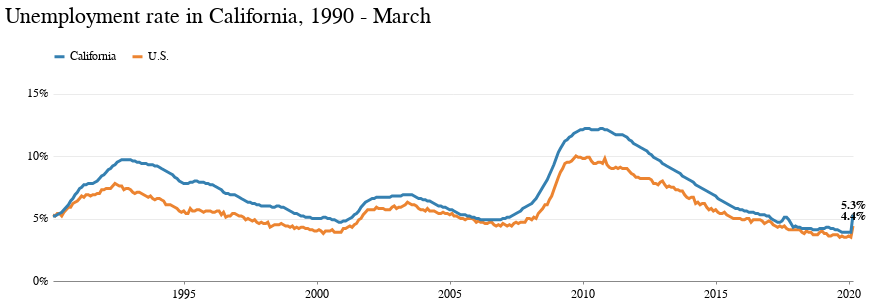

The cell this chart's notebook holds for it:
### Code cell
ca_rate_chart = alt.Chart((unemp_rate_state.query("date > '01/01/1990'")))\
    .mark_line(size=3)\
    .encode(
    x=alt.X('date:T', title='', axis=alt.Axis(grid=False, tickCount=6, format='%Y')),
    y=alt.Y('rate:Q', title=' ', axis=alt.Axis(gridWidth=.6,\
     gridColor='#dddddd',offset=3,tickSize=0,domainOpacity=0,tickCount=3, format='%'),\
           scale=alt.Scale(domain=(0, .15))),
    color=alt.Color('place', title=' ')
).properties(width=800, height=200,
     title='Unemployment rate in California, 1990 - March'
 )

ca_rate_chart_text_today = (
    alt.Chart((unemp_rate_state.query("rate == .122 & date == '02/01/2010'")))\
    .mark_text(dy=-10, color="#000000", font='Benton Gothic', fontWeight='bolder', fontSize=12)
    .encode(x=alt.X("date:T"), y=alt.Y("rate:Q"), text=alt.Text("rate:Q",format=',.1%'))
)

ca_rate_chart_text_max = (
    alt.Chart((unemp_rate_state.query("date == '2020-03-01'")))\
    .mark_text(dy=-10, color="#000000", font='Benton Gothic', fontWeight='bolder', fontSize=12)
    .encode(x=alt.X("date:T"), y=alt.Y("rate:Q"), text=alt.Text("rate:Q",format=',.1%'))
)

(ca_rate_chart + ca_rate_chart_text_max + ca_rate_chart_text_today).configure_view(strokeOpacity=0).configure_legend(
    orient='top',
    symbolType='stroke'
)

### Figure 1 — Vega-Lite specification as saved in the notebook (floating-point values rounded to 4 significant figures; data arrays with more than 128 entries replaced by an {"elided": "..."} marker saying what was removed)
{"config": {"view": {"width": 800, "height": 450, "strokeOpacity": 0}, "background": "#ffffff", "title": {"anchor": "start", "font": "Benton Gothic Bold, sans", "fontColor": "#000000", "fontSize": 22, "fontWeight": "normal"}, "arc": {"fill": "#82c6df"}, "area": {"fill": "#82c6df"}, "line": {"stroke": "#82c6df", "strokeWidth": 3}, "path": {"stroke": "#82c6df"}, "rect": {"fill": "#82c6df"}, "shape": {"stroke": "#82c6df"}, "bar": {"fill": "#82c6df"}, "point": {"stroke": "#82c6df"}, "symbol": {"fill": "#82c6df", "size": 30}, "axis": {"titleFont": "Benton Gothic Bold, sans", "titleFontSize": 13, "titleFontWeight": "normal", "labelFont": "Benton Gothic, sans", "labelFontSize": 11.5, "labelFontWeight": "normal"}, "axisX": {"labelAngle": 0, "labelPadding": 4, "tickSize": 3}, "axisY": {"labelBaseline": "middle", "maxExtent": 45, "minExtent": 45, "tickSize": 2, "titleAlign": "left", "titleAngle": 0, "titleX": -45, "titleY": -11}, "legend": {"titleFont": "Benton Gothic Bold, sans", "titleFontSize": 13, "titleFontWeight": "normal", "symbolType": "stroke", "labelFont": "Benton Gothic, sans", "labelFontSize": 11.5, "orient": "top"}, "range": {"category": ["#3580b1", "#ec8431", "#ab7fb4", "#c89d29", "#adc839", "#829eb1"], "diverging": ["#e68a4f", "#f4bb6a", "#f9e39c", "#dadfe2", "#a6b7c6", "#849eae"], "heatmap": ["#fbf2c7", "#f9e39c", "#f8d36e", "#f4bb6a", "#e68a4f", "#d15a40", "#ab4232"], "ordinal": ["#fbf2c7", "#f9e39c", "#f8d36e", "#f4bb6a", "#e68a4f", "#d15a40", "#ab4232"], "ramp": ["#fbf2c7", "#f9e39c", "#f8d36e", "#f4bb6a", "#e68a4f", "#d15a40", "#ab4232"]}}, "layer": [{"data": {"name": "data-9084ccc6eaacf62989b1d3c6830dc824"}, "mark": {"type": "line", "size": 3}, "encoding": {"color": {"type": "nominal", "field": "place", "title": " "}, "x": {"type": "temporal", "axis": {"format": "%Y", "grid": false, "tickCount": 6}, "field": "date", "title": ""}, "y": {"type": "quantitative", "axis": {"domainOpacity": 0, "format": "%", "gridColor": "#dddddd", "gridWidth": 0.6, "offset": 3, "tickCount": 3, "tickSize": 0}, "field": "rate", "scale": {"domain": [0, 0.15]}, "title": " "}}, "height": 200, "title": "Unemployment rate in California, 1990 - March", "width": 800}, {"data": {"name": "data-f2f21f7b18ef95cb46dfcc755cff3fd6"}, "mark": {"type": "text", "color": "#000000", "dy": -10, "font": "Benton Gothic", "fontSize": 12, "fontWeight": "bolder"}, "encoding": {"text": {"type": "quantitative", "field": "rate", "format": ",.1%"}, "x": {"type": "temporal", "field": "date"}, "y": {"type": "quantitative", "field": "rate"}}}, {"data": {"name": "data-d751713988987e9331980363e24189ce"}, "mark": {"type": "text", "color": "#000000", "dy": -10, "font": "Benton Gothic", "fontSize": 12, "fontWeight": "bolder"}, "encoding": {"text": {"type": "quantitative", "field": "rate", "format": ",.1%"}, "x": {"type": "temporal", "field": "date"}, "y": {"type": "quantitative", "field": "rate"}}}], "$schema": "https://vega.github.io/schema/vega-lite/v4.0.2.json", "datasets": {"data-9084ccc6eaacf62989b1d3c6830dc824": {"elided": "726 records"}, "data-f2f21f7b18ef95cb46dfcc755cff3fd6": [{"place": "U.S.", "date": "2020-03-01T00:00:00", "year": "2020", "month": "March", "rate": "0.044"}, {"place": "California", "date": "2020-03-01T00:00:00", "year": "2020", "month": "March", "rate": "0.053"}], "data-d751713988987e9331980363e24189ce": []}}
